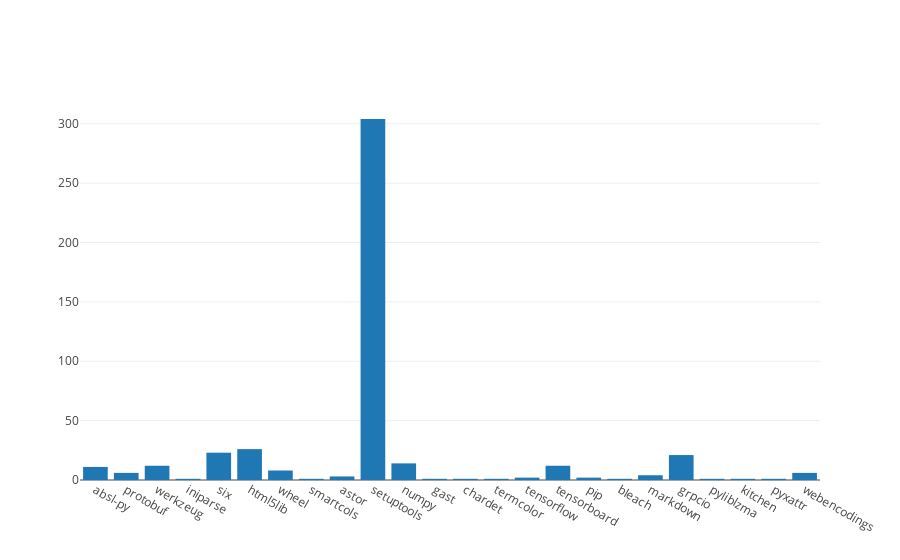

The cell this chart's notebook holds for it:
### Code cell
query_result.plot_bar()

### Figure 1 — Plotly figure (JSON) as saved in the notebook; plotly's stock layout.template omitted (floating-point values rounded to 4 significant figures)
{"data": [{"type": "bar", "x": ["absl-py", "protobuf", "werkzeug", "iniparse", "six", "html5lib", "wheel", "smartcols", "astor", "setuptools", "numpy", "gast", "chardet", "termcolor", "tensorflow", "tensorboard", "pip", "bleach", "markdown", "grpcio", "pyliblzma", "kitchen", "pyxattr", "webencodings"], "y": [11, 6, 12, 1, 23, 26, 8, 1, 3, 304, 14, 1, 1, 1, 2, 12, 2, 1, 4, 21, 1, 1, 1, 6]}], "layout": {}}
